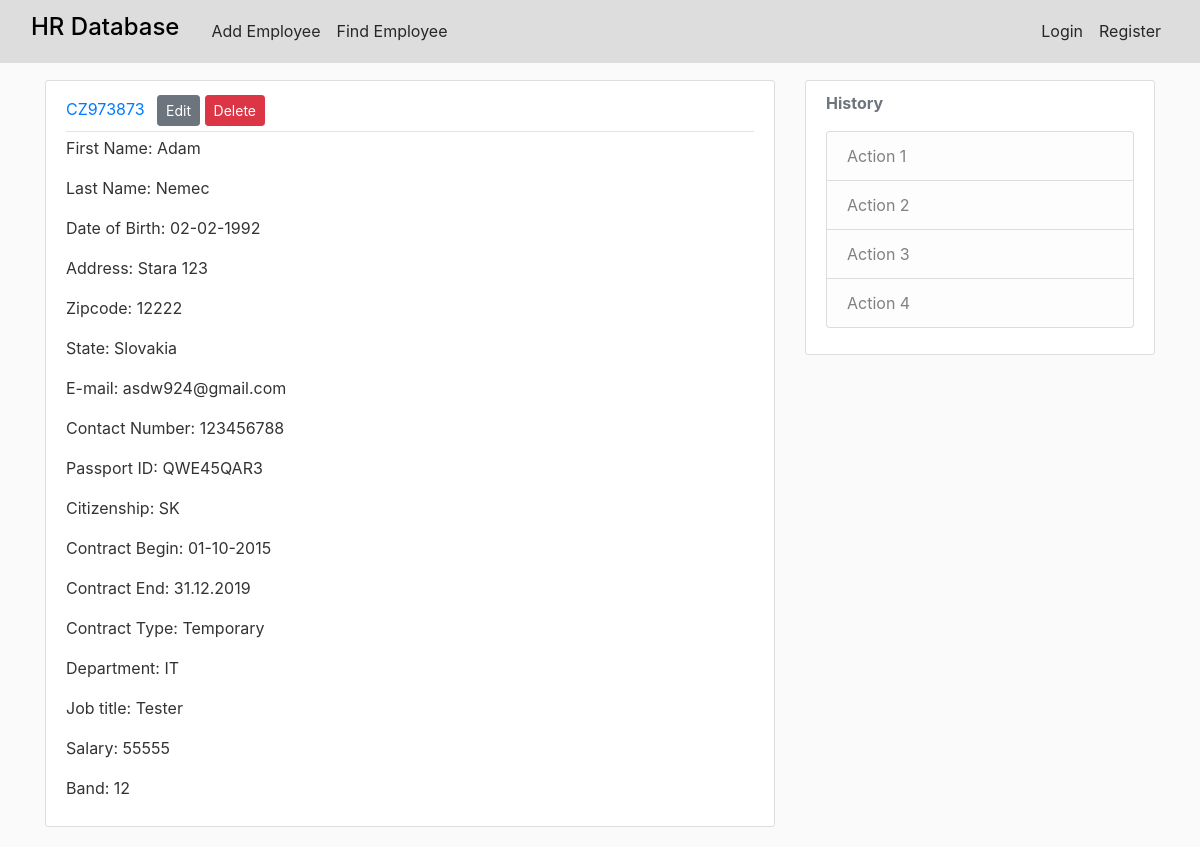
/employee/CZ973873, run on the app's committed database.
### hrsystem/models.py (models this page shows, shortened)
class Employee(db.Model):
    __searchable__ = ['id', 'first_name', 'last_name']
    id = db.Column(db.String(20), unique=True, primary_key=True)
    citizenship = db.Column(db.String(20), unique=False, nullable=False)
    city = db.Column(db.String(20), unique=True, nullable=False)
    country_of_residence = db.Column(
        db.String(20), unique=False, nullable=False)
    date_of_birth = db.Column(db.String(20), unique=False, nullable=False)
    first_name = db.Column(db.String(20), unique=False, nullable=False)
    last_name = db.Column(db.String(20), unique=False, nullable=False)
    national_id = db.Column(db.String(20), unique=True, nullable=False)
    email = db.Column(db.String(20), unique=True, nullable=False)
    state = db.Column(db.String(20), unique=False, nullable=False)
    street_address = db.Column(db.String(20), unique=False, nullable=False)
    telephone_number = db.Column(db.String(20), unique=True, nullable=False)
    zipcode = db.Column(db.String(20), unique=False, nullable=False)
    password = db.Column(db.String(20), unique=False, nullable=False)
    username = db.Column(db.String(20), unique=True, nullable=False)
    band = db.Column(db.String(20), unique=False, nullable=False)
    contract_beginning = db.Column(db.String(20), unique=False, nullable=False)
    contract_end = db.Column(db.String(20), unique=False, nullable=False)
    contract_type = db.Column(db.String(20), unique=False, nullable=False)
    department = db.Column(db.String(20), unique=False, nullable=False)
    employment_status = db.Column(db.String(20), unique=False, nullable=False)
    fte = db.Column(db.String(20), unique=False, nullable=False)
    salary = db.Column(db.String(20), unique=False, nullable=False)
    is_manager = db.Column(db.String(20), unique=False, nullable=False)
    job_title = db.Column(db.String(20), unique=False, nullable=False)
    manager = db.Column(db.String(20), unique=False, nullable=False)
    subsidiary = db.Column(db.String(20), unique=False, nullable=False)

### hrsystem/routes.py (the view)
@app.route("/employee/<string:employee_id>")
def employee(employee_id):
    employee = Employee.query.get_or_404(employee_id)
    return render_template('employeeid_page.html', title='employee.id', employee=employee)

### hrsystem/templates/employeeid_page.html (shortened to what this page needs)
{% extends "layout.html" %}
{% block content %}
  <article class="media content-section">
    <div class="media-body">
      <div class="article-metadata">
        <a class="mr-2" href="#">{{ employee.id }}</a>
          <a class='btn btn-secondary btn-sm mt-1 mb-1' href="{{ url_for('update_employee', employee_id=employee.id) }}">Edit</a>
          <button type="button" class="btn btn-danger btn-sm mt-1 mb-1" data-toggle="modal" data-target="#deleteModal">Delete</button>
      </div>
      <p class="article-content">First Name: {{ employee.first_name }}</p>
      <p class="article-content">Last Name: {{ employee.last_name }}</p>
      <p class="article-content">Date of Birth: {{ employee.date_of_birth }}</p>
      <p class="article-content">Address: {{ employee.street_address }}</p>
      <p class="article-content">Zipcode: {{ employee.zipcode }}</p>
      <p class="article-content">State: {{ employee.state }}</p>
      <p class="article-content">E-mail: {{ employee.email }}</p>
      <p class="article-content">Contact Number: {{ employee.telephone_number }}</p>
      <p class="article-content">Passport ID: {{ employee.national_id }}</p>
      <p class="article-content">Citizenship: {{ employee.citizenship }}</p>
      <p class="article-content">Contract Begin: {{ employee.contract_beginning }}</p>
      <p class="article-content">Contract End: {{ employee.contract_end }}</p>
      <p class="article-content">Contract Type: {{ employee.contract_type }}</p>
      <p class="article-content">Department: {{ employee.department }}</p>
      <p class="article-content">Job title: {{ employee.job_title }}</p>
      <p class="article-content">Salary: {{ employee.salary }}</p>
      <p class="article-content">Band: {{ employee.band }}</p>
    </div>
  </article>
{% endblock content %}

### hrsystem/static/main.css (style rules this page uses)
body { background: #fafafa; color: #333333; margin-top: 5rem; }
.content-section { background: #ffffff; padding: 10px 20px; border: 1px solid #dddddd; border-radius: 3px; margin-bottom: 20px; }
.article-content { white-space: pre-line; }
.article-metadata { padding-bottom: 1px; margin-bottom: 4px; border-bottom: 1px solid #e3e3e3 }

### data on the page
Employee: id "CZ973873", first_name "Adam", last_name "Nemec", date_of_birth "02-02-1992", street_address "Stara 123", zipcode "12222", state "Slovakia", email "asdw924@gmail.com", telephone_number "123456788", national_id "QWE45QAR3", citizenship "SK", contract_beginning "01-10-2015", contract_end "31.12.2019", contract_type "Temporary", department "IT", job_title "Tester", salary "55555", band "12"
